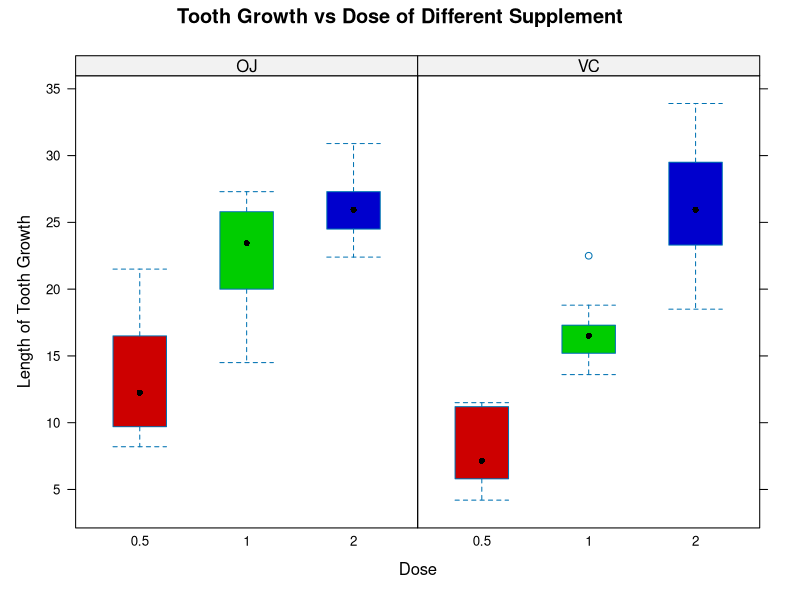
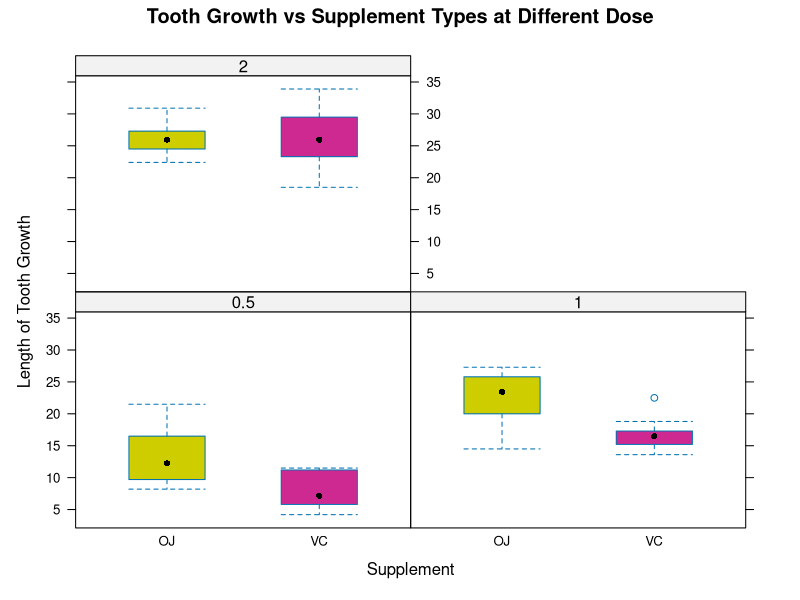

Source code (R) for these figures, in order:
## ---- chunk 1
knitr::opts_chunk$set(
    echo = TRUE, 
    warning = FALSE, 
    message = FALSE,
    fig.path = "figure/",
    fig.height = 4.5,
    fig.width = 8)
## ---- chunk 2
library(datasets)
library(lattice)

data(ToothGrowth)
ToothGrowth$dose <- as.factor(ToothGrowth$dose)
## ---- chunk 3
str(ToothGrowth)
summary(ToothGrowth)
## ---- chunk 4
bwplot(
    len ~ dose | supp, 
    data = ToothGrowth,
    main = "Tooth Growth vs Dose of Different Supplement",
    cex = 0.75,
    xlab = "Dose",
    ylab = "Length of Tooth Growth",
    fill = c("red3", "green3", "blue3"))
## ---- chunk 5
bwplot(
    len ~ supp | dose, 
    data = ToothGrowth,
    main = "Tooth Growth vs Supplement Types at Different Dose",
    cex = 0.75,
    xlab = "Supplement",
    ylab = "Length of Tooth Growth",
    fill = c("yellow3", "maroon3"))
## ---- chunk 6
t <- t.test(ToothGrowth$len[ToothGrowth$supp == "OJ"],ToothGrowth$len[ToothGrowth$supp == "VC"], 
            paired = FALSE, var.equal = FALSE)
list(PValue = t$p.value, ConfidenceInterval = as.numeric(t$conf.int))
## ---- chunk 7
t <- t.test(ToothGrowth$len[ToothGrowth$dose == "2"], ToothGrowth$len[ToothGrowth$dose == "0.5"], 
       paired = FALSE, var.equal = FALSE)
list(PValue = t$p.value, ConfidenceInterval = as.numeric(t$conf.int))
